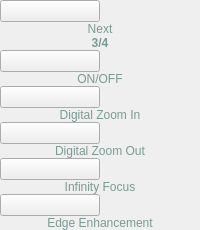
         <widget class="QWidget" name="page_15">
          <layout class="QVBoxLayout" name="verticalLayout_10">
           <property name="spacing">
            <number>0</number>
           </property>
           <property name="leftMargin">
            <number>0</number>
           </property>
           <property name="topMargin">
            <number>0</number>
           </property>
           <property name="rightMargin">
            <number>0</number>
           </property>
           <property name="bottomMargin">
            <number>0</number>
           </property>
           <item>
            <widget class="QPushButton" name="irsight_bt_next_3">
             <property name="sizePolicy">
              <sizepolicy hsizetype="Minimum" vsizetype="Expanding">
               <horstretch>0</horstretch>
               <verstretch>0</verstretch>
              </sizepolicy>
             </property>
             <property name="maximumSize">
              <size>
               <width>100</width>
               <height>16777215</height>
              </size>
             </property>
             <property name="text">
              <string/>
             </property>
            </widget>
           </item>
           <item>
            <widget class="QLabel" name="label_41">
             <property name="sizePolicy">
              <sizepolicy hsizetype="Preferred" vsizetype="Preferred">
               <horstretch>0</horstretch>
               <verstretch>0</verstretch>
              </sizepolicy>
             </property>
             <property name="styleSheet">
              <string notr="true">color: rgb(123, 154, 147);
</string>
             </property>
             <property name="text">
              <string>Next</string>
             </property>
             <property name="alignment">
              <set>Qt::AlignCenter</set>
             </property>
            </widget>
           </item>
           <item>
            <widget class="QLabel" name="label_39">
             <property name="font">
              <font>
               <weight>75</weight>
               <bold>true</bold>
              </font>
             </property>
             <property name="styleSheet">
              <string notr="true">color: rgb(123, 154, 147);</string>
             </property>
             <property name="text">
              <string>3/4</string>
             </property>
             <property name="alignment">
              <set>Qt::AlignCenter</set>
             </property>
            </widget>
           </item>
           <item>
            <widget class="QPushButton" name="bt_onoff_ir">
             <property name="sizePolicy">
              <sizepolicy hsizetype="Minimum" vsizetype="Expanding">
               <horstretch>0</horstretch>
               <verstretch>0</verstretch>
              </sizepolicy>
             </property>
             <property name="maximumSize">
              <size>
               <width>100</width>
               <height>16777215</height>
              </size>
             </property>
             <property name="text">
              <string/>
             </property>
            </widget>
           </item>
           <item>
            <widget class="QLabel" name="label_38">
             <property name="styleSheet">
              <string notr="true">color: rgb(123, 154, 147);</string>
             </property>
             <property name="text">
              <string>ON/OFF</string>
             </property>
             <property name="alignment">
              <set>Qt::AlignCenter</set>
             </property>
            </widget>
           </item>
           <item>
            <widget class="QPushButton" name="bt_digital_zoom_in_ir">
             <property name="sizePolicy">
              <sizepolicy hsizetype="Minimum" vsizetype="Expanding">
               <horstretch>0</horstretch>
               <verstretch>0</verstretch>
              </sizepolicy>
             </property>
             <property name="maximumSize">
              <size>
               <width>100</width>
               <height>16777215</height>
              </size>
             </property>
             <property name="text">
              <string/>
             </property>
            </widget>
           </item>
           <item>
            <widget class="QLabel" name="label_42">
             <property name="styleSheet">
              <string notr="true">color: rgb(123, 154, 147);</string>
             </property>
             <property name="text">
              <string>Digital Zoom In</string>
             </property>
             <property name="alignment">
              <set>Qt::AlignCenter</set>
             </property>
            </widget>
           </item>
           <item>
            <widget class="QPushButton" name="bt_digital_zoom_out_ir">
             <property name="sizePolicy">
              <sizepolicy hsizetype="Minimum" vsizetype="Expanding">
               <horstretch>0</horstretch>
               <verstretch>0</verstretch>
              </sizepolicy>
             </property>
             <property name="maximumSize">
              <size>
               <width>100</width>
               <height>16777215</height>
              </size>
             </property>
             <property name="text">
              <string/>
             </property>
            </widget>
           </item>
           <item>
            <widget class="QLabel" name="label_40">
             <property name="styleSheet">
              <string notr="true">color: rgb(123, 154, 147);</string>
             </property>
             <property name="text">
              <string>Digital Zoom Out</string>
             </property>
             <property name="alignment">
              <set>Qt::AlignCenter</set>
             </property>
            </widget>
           </item>
           <item>
            <widget class="QPushButton" name="bt_infinity_ir">
             <property name="sizePolicy">
              <sizepolicy hsizetype="Minimum" vsizetype="Expanding">
               <horstretch>0</horstretch>
               <verstretch>0</verstretch>
              </sizepolicy>
             </property>
             <property name="maximumSize">
              <size>
               <width>100</width>
               <height>16777215</height>
              </size>
             </property>
             <property name="text">
              <string/>
             </property>
            </widget>
           </item>
           <item>
            <widget class="QLabel" name="label_43">
             <property name="styleSheet">
              <string notr="true">color: rgb(123, 154, 147);</string>
             </property>
             <property name="text">
              <string>Infinity Focus</string>
             </property>
             <property name="alignment">
              <set>Qt::AlignCenter</set>
             </property>
            </widget>
           </item>
           <item>
            <widget class="QPushButton" name="bt_edge_ir">
             <property name="sizePolicy">
              <sizepolicy hsizetype="Minimum" vsizetype="Expanding">
               <horstretch>0</horstretch>
               <verstretch>0</verstretch>
              </sizepolicy>
             </property>
             <property name="maximumSize">
              <size>
               <width>100</width>
               <height>16777215</height>
              </size>
             </property>
             <property name="text">
              <string/>
             </property>
            </widget>
           </item>
           <item>
            <widget class="QLabel" name="label_37">
             <property name="styleSheet">
              <string notr="true">color: rgb(123, 154, 147);</string>
             </property>
             <property name="text">
              <string>Edge Enhancement</string>
             </property>
             <property name="alignment">
              <set>Qt::AlignCenter</set>
             </property>
            </widget>
           </item>
          </layout>
         </widget>
